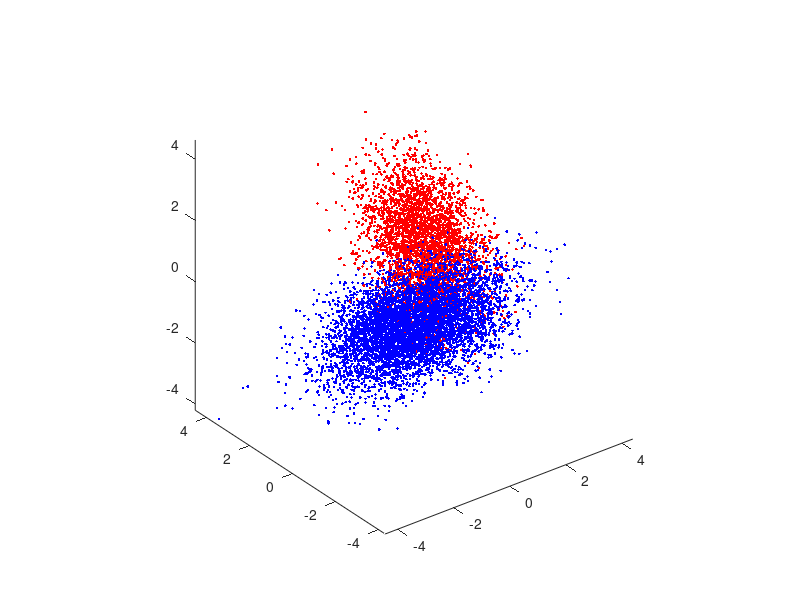
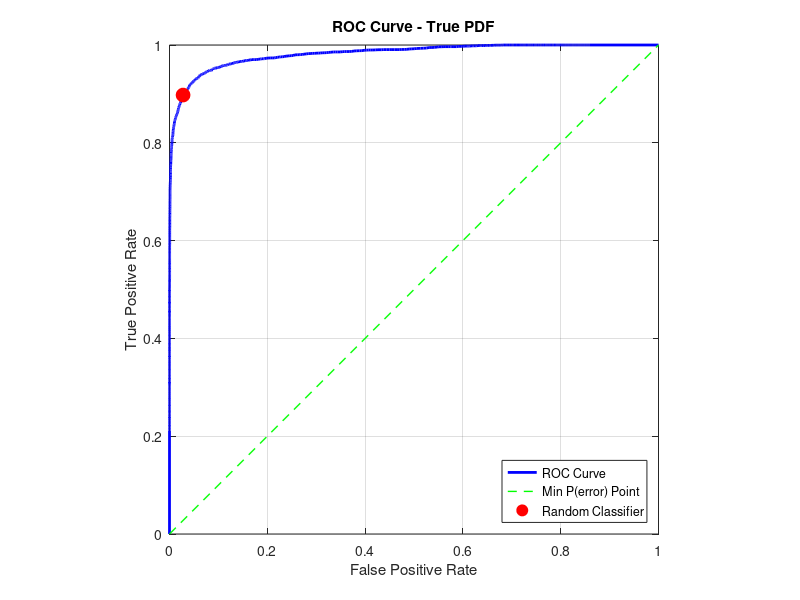

MATLAB code to generate these figures, in order:
% Author: Anthony Yalong
% NUID: 002156860

%% DATA GENERATION
clear all; close all;

% generate data
N = 10000;
p0 = 0.65;
p1 = 0.35;

u = rand(1,N) >= p0;
N0 = length(find(u == 0));
N1 = length(find(u == 1));

% generate class 0 samples
mu0 = [-1/2; -1/2; -1/2];
Sigma0 = [1, -0.5, 0.3; -0.5, 1, -0.5; 0.3, -0.5, 1];
r0 = mvnrnd(mu0', Sigma0, N0);

% visualize class 0
figure(1);
plot3(r0(:,1), r0(:,2), r0(:,3), '.b');
hold on; axis equal;

% generate class 1 samples
mu1 = [1; 1; 1];
Sigma1 = [1, 0.3, -0.2; 0.3, 1, 0.3; -0.2, 0.3, 1];
r1 = mvnrnd(mu1', Sigma1, N1);

% visualize class 1
figure(1);
plot3(r1(:,1), r1(:,2), r1(:,3), '.r');
hold on; axis equal;

% combine data and labels
X = [r0; r1];
labels = [zeros(N0,1); ones(N1,1)];


%% LIKELIHOOD 
% compute likelihoods
likelihood_0 = mvnpdf(X, mu0', Sigma0);
likelihood_1 = mvnpdf(X, mu1', Sigma1);

% compute likelihood ratios
likelihood_ratios = likelihood_1 ./ likelihood_0;

%% ROC CURVE

% gamma range
gamma_values = [0, logspace(-3, 6, 1000)];
TPR = zeros(length(gamma_values), 1);  % true positive rate
FPR = zeros(length(gamma_values), 1);  % false Positive rate
FNR = zeros(length(gamma_values), 1);  % false Negative rate

for i = 1:length(gamma_values)
    gamma = gamma_values(i);
    
    % decide based on gamma
    decisions = (likelihood_ratios > gamma);
    
    % calculate performance
    TP = sum(decisions == 1 & labels == 1);     % true positives
    FP = sum(decisions == 1 & labels == 0);     % false positives
    TN = sum(decisions == 0 & labels == 0);     % true negatives
    FN = sum(decisions == 0 & labels == 1);     % false negatives
    
    % calculate rates
    TPR(i) = TP / N1;
    FPR(i) = FP / N0;
    FNR(i) = FN / N1;
end

% add endpoints
TPR = [1; TPR; 0];
FPR = [1; FPR; 0];
FNR = [0; FNR; 1];
gamma_values = [0; gamma_values'; inf];

%% MAXIMUM PROBABILITY OF ERROR

% calculate P(error)
P_error = FPR * p0 + FNR * p1;

% minimum error and corresponding threshold
[min_error, min_idx] = min(P_error);
optimal_gamma_empirical = gamma_values(min_idx);
optimal_TPR = TPR(min_idx);
optimal_FPR = FPR(min_idx);

% theoretical optimal threshold
optimal_gamma_theoretical = p0 / p1;

fprintf('Empirical optimal gamma: %.4f\n', optimal_gamma_empirical);
fprintf('Theoretical optimal gamma: %.4f\n', optimal_gamma_theoretical);
fprintf('Minimum probability of error: %.4f\n', min_error);
fprintf('TPR at minimum P(error): %.4f\n', optimal_TPR);
fprintf('FPR at minimum P(error): %.4f\n', optimal_FPR);

%% PLOT ROC

figure(2);
plot(FPR, TPR, 'b-', 'LineWidth', 2); hold on;
plot([0 1], [0 1], 'g--', 'LineWidth', 1); 
plot(optimal_FPR, optimal_TPR, 'ro', 'MarkerSize', 10, 'MarkerFaceColor', 'r');
xlabel('False Positive Rate');
ylabel('True Positive Rate');
title('ROC Curve - True PDF');
legend('ROC Curve', 'Min P(error) Point', 'Random Classifier', 'Location', 'southeast');
grid on; axis square;
xlim([0 1]); ylim([0 1]);